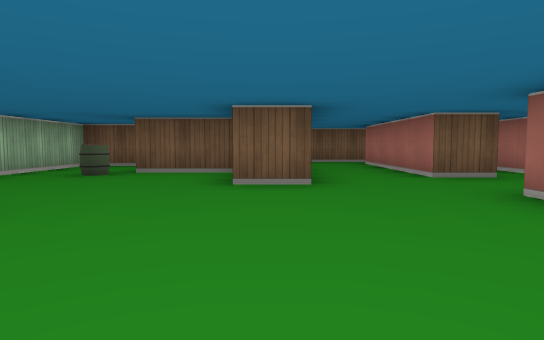
[1] (above)

13 first-person views from a walk through a cub3D level. The camera is about half as high as the walls, tilts 4° down and sees 75° across. The floor is counted in squares. Each view is taken from the middle of a square. On the plan, view 1 faces up. The plan holds only what a view shows up to about 9 squares ahead; the rest is blank.

[2]
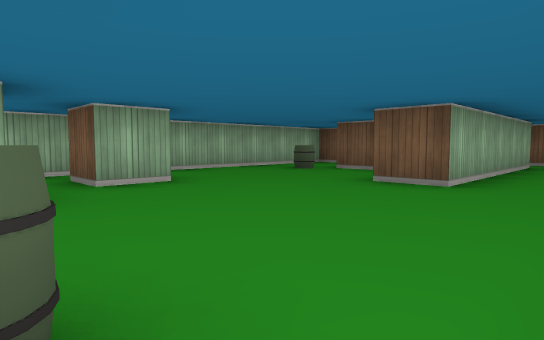

[3]
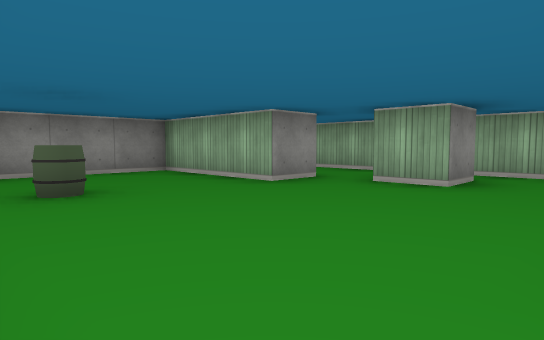

[4]
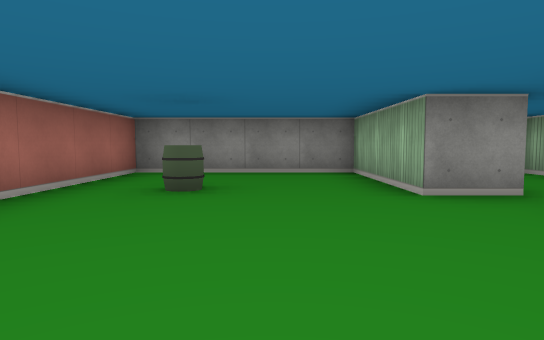

[5]
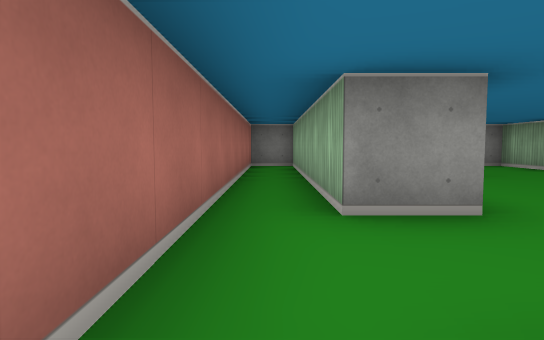

[6]
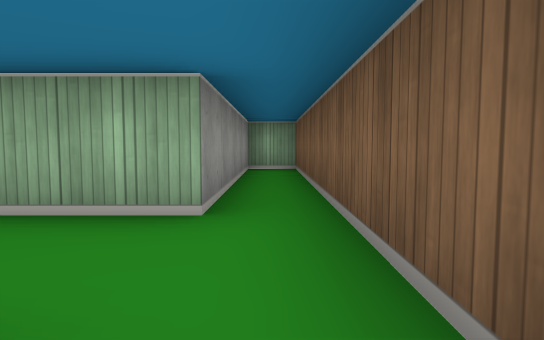

[7]
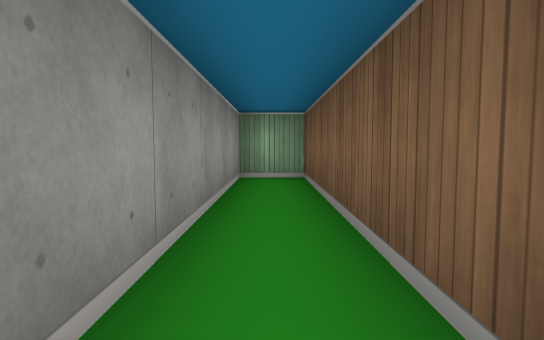

[8]
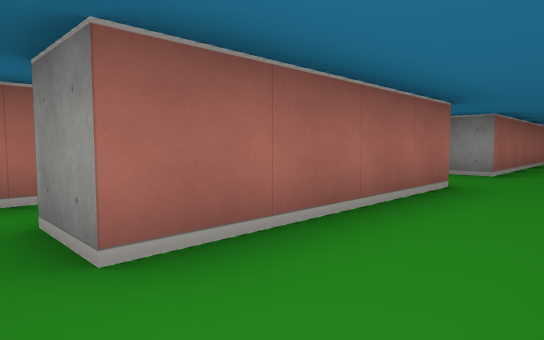

[9]
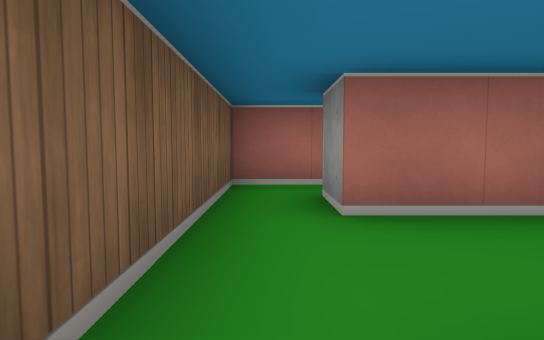

[10]
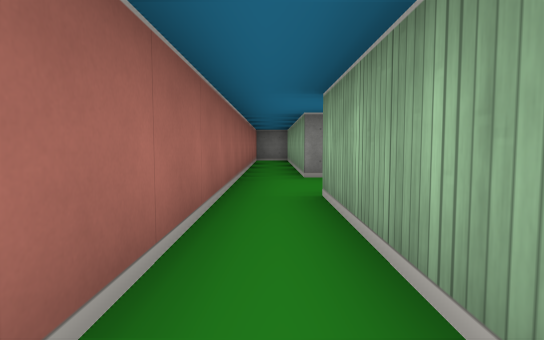

[11]
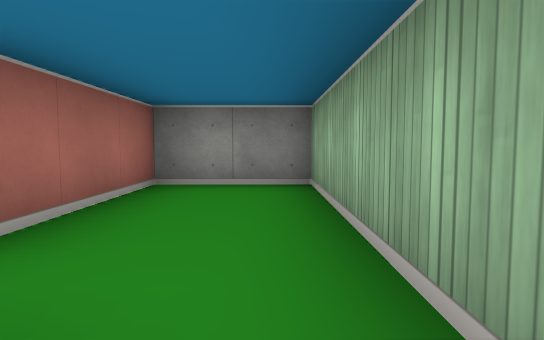

[12]
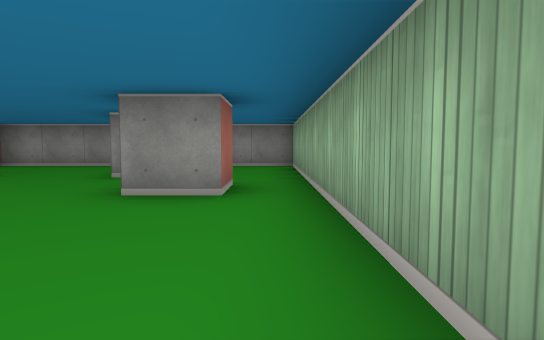

[13]
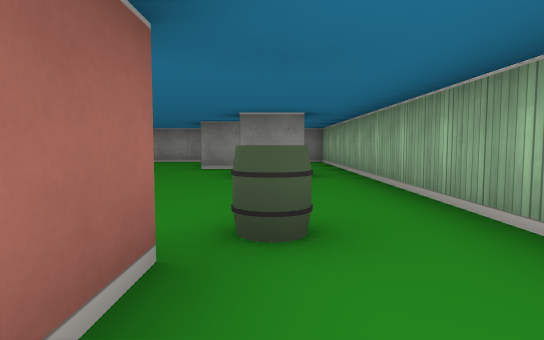

### Floor plan
Points are (right, up) in squares from view 1. A wall is a line through its corners. A room is listed if a view was taken in it or the views show most of it. See-through windows are left out.
Room 1 (views 1, 2, 3, 4, 6, 7, 8, 9, 11)
walls: (-2.5, 2.5) (-2.5, 1.5) (-3.5, 1.5) (-3.5, 2.5) (-2.5, 2.5); (-0.6, 6.5) (-2.5, 6.5); (-2.6, 0.5) (-1.5, 0.5) (-1.5, -2.5) (2.5, -2.5) (2.5, 3.5) (3.5, 3.5); (3.5, 5.5) (2.5, 5.5) (2.5, 9.5) (3.5, 9.5); (-4.5, 5.5) (-4.5, -2.5) (-2.5, -2.5) (-2.5, 0.1); (3.5, 10.5) (-4.5, 10.5) (-4.5, 9.5) (0.5, 9.5) (0.5, 4.5) (-0.5, 4.5)
ways out: opening at (3, 4.5) to room 2; opening at (3, 10) to room 2; opening at (-3.5, 6.5) to room 3
objects: barrel (1, 0)
Room 2 (views 5, 10)
walls: (3.5, 3.5) (3.5, -2.5) (4.5, -2.5) (4.5, 10.5) (3.5, 10.5); (3.5, 8.4) (3.5, 5.5)
ways out: opening at (3, 4.5) to room 1; opening at (3, 10) to room 1
Room 3 (views 12, 13)
walls: (-2.5, 6.5) (-2.5, 7.4); (-3.2, 8.5) (-4.5, 8.5) (-4.5, 5.5)
ways out: opening at (-3.5, 6.5) to room 1
objects: barrel (-3, 6)

Where each view was taken, in squares from view 1:
view 1: 0 up, 0 right, facing up
view 2: 0 up, 2 right, facing up-left
view 3: 4 up, 2 right, facing down-left
view 4: 4 up, 0 right, facing down
view 5: 6 up, 4 right, facing down
view 6: 10 up, 3 right, facing left
view 7: 10 up, 1 right, facing left
view 8: 10 up, 1 right, facing down-right
view 9: 10 up, 0 right, facing right
view 10: 9 up, 4 right, facing down
view 11: 2 up, 4 left, facing down
view 12: 6 up, 4 left, facing down
view 13: 8 up, 3 left, facing down
